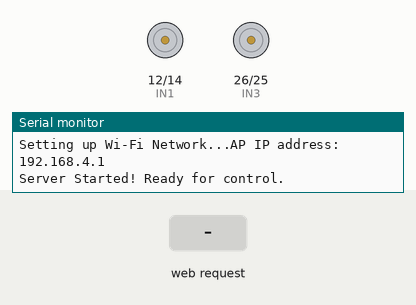
The sketch below on a simulated ESP32. Shown: motor-driver pin pairs drawn as motors (green arrow = first pin HIGH = forward, orange = second pin HIGH = backward, longer = more drive, scaled by the enable pin), the last lines printed to the serial monitor. The test bench sets the inputs (shaded band).

Above: at 1.2 s.
1.3 s: HTTP request GET /F received
At 2.4 s:
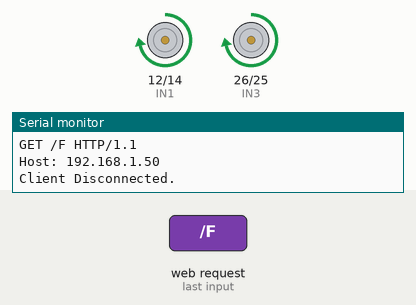
2.8 s: HTTP request GET /B received
At 3.6 s:
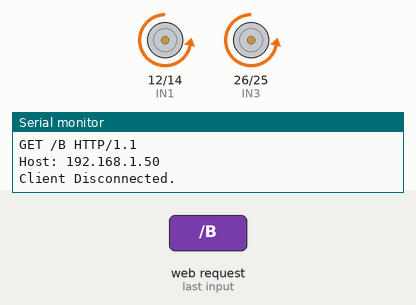
4.3 s: HTTP request GET /L received
At 4.7 s:
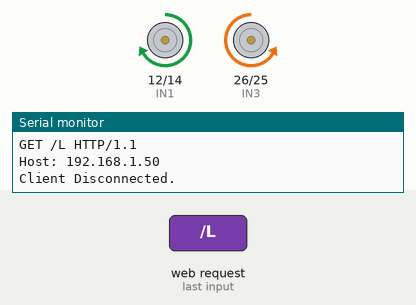
5.8 s: HTTP request GET /R received
At 7.1 s:
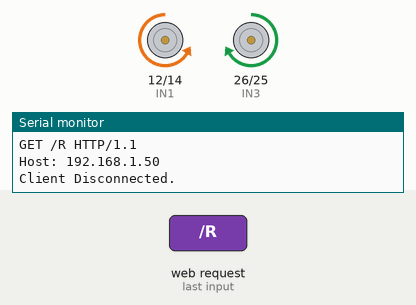
Timing chart, 0 to 8.3 s (numbered marks = the images above; inputs shaded):
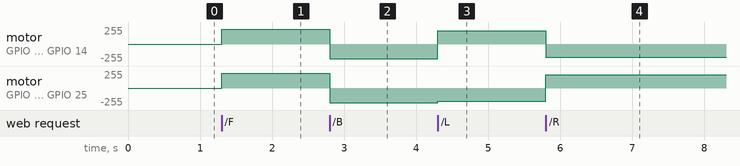

The sketch:

sketch_jun1a_copy_20260901193707.ino
```cpp
#include <WiFi.h>

const int ENA = 4;
const int IN1 = 12;
const int IN2 = 14;

const int ENB = 5;
const int IN3 = 26;
const int IN4 = 25;

WiFiServer server(80);

void setup() {
  Serial.begin(115200);

  pinMode(ENA, OUTPUT); pinMode(IN1, OUTPUT); pinMode(IN2, OUTPUT);
  pinMode(ENB, OUTPUT); pinMode(IN3, OUTPUT); pinMode(IN4, OUTPUT);

  stopRobot();

  Serial.print("Setting up Wi-Fi Network...");
  WiFi.softAP("Hager_Robot", "12345678");

  IPAddress IP = WiFi.softAPIP();
  Serial.print("AP IP address: ");
  Serial.println(IP);

  server.begin();
  Serial.println("Server Started! Ready for control.");
}

void loop() {
  WiFiClient client = server.available();

  if (client) {
    Serial.println("New Client Connected.");
    String currentLine = "";
    while (client.connected()) {
      if (client.available()) {
        char c = client.read();
        Serial.write(c);
        if (c == '\n') {
          if (currentLine.length() == 0) {
            client.println("HTTP/1.1 200 OK");
            client.println("Content-type:text/html");
            client.println();

            client.print("<head><meta name=\"viewport\" content=\"width=device-width, initial-scale=1.0\"></head>");
            client.print("<body style=\"text-align:center; font-family:Arial; background-color:#f0f0f0;\">");
            client.print("<h1 style=\"color:#333;\">Hager Robot Control</h1><br>");

            client.print("<a href=\"/F\"><button style=\"width:140px; height:60px; font-size:20px; margin:10px; border-radius:10px; background-color:#4CAF50; color:white;\">&#x25B2; FORWARD</button></a><br>");
            client.print("<a href=\"/L\"><button style=\"width:110px; height:60px; font-size:20px; margin:10px; border-radius:10px; background-color:#2196F3; color:white;\">&#x25C0; LEFT</button></a>");
            client.print("<a href=\"/S\"><button style=\"width:110px; height:60px; font-size:20px; margin:10px; border-radius:10px; background-color:#f44336; color:white; font-weight:bold;\">STOP</button></a>");
            client.print("<a href=\"/R\"><button style=\"width:110px; height:60px; font-size:20px; margin:10px; border-radius:10px; background-color:#2196F3; color:white;\">RIGHT &#x25B6;</button></a><br>");
            client.print("<a href=\"/B\"><button style=\"width:140px; height:60px; font-size:20px; margin:10px; border-radius:10px; background-color:#4CAF50; color:white;\">&#x25BC; BACKWARD</button></a>");

            client.print("</body></html>");
            client.println();
            break;
          } else {
            currentLine = "";
          }
        } else if (c != '\r') {
          currentLine += c;
        }

        if (currentLine.endsWith("GET /F")) { moveForward(); }
        if (currentLine.endsWith("GET /B")) { moveBackward(); }
        if (currentLine.endsWith("GET /L")) { turnLeft(); }
        if (currentLine.endsWith("GET /R")) { turnRight(); }
        if (currentLine.endsWith("GET /S")) { stopRobot(); }
      }
    }
    client.stop();
    Serial.println("Client Disconnected.");
  }
}

void moveForward() {
  digitalWrite(IN1, HIGH); digitalWrite(IN2, LOW); analogWrite(ENA, 220);
  digitalWrite(IN3, HIGH); digitalWrite(IN4, LOW); analogWrite(ENB, 220);
}

void moveBackward() {
  digitalWrite(IN1, LOW); digitalWrite(IN2, HIGH); analogWrite(ENA, 220);
  digitalWrite(IN3, LOW); digitalWrite(IN4, HIGH); analogWrite(ENB, 220);
}

void turnLeft() {
  digitalWrite(IN1, HIGH); digitalWrite(IN2, LOW); analogWrite(ENA, 200);
  digitalWrite(IN3, LOW);  digitalWrite(IN4, HIGH); analogWrite(ENB, 200);
}

void turnRight() {
  digitalWrite(IN1, LOW);  digitalWrite(IN2, HIGH); analogWrite(ENA, 200);
  digitalWrite(IN3, HIGH); digitalWrite(IN4, LOW); analogWrite(ENB, 200);
}

void stopRobot() {
  analogWrite(ENA, 0); analogWrite(ENB, 0);
  digitalWrite(IN1, LOW); digitalWrite(IN2, LOW);
  digitalWrite(IN3, LOW); digitalWrite(IN4, LOW);
}
```

Measured:
- after the input at 1.3 s, motor on GPIO 12 (IN1) / GPIO 14 (IN2), motor on GPIO 26 (IN3) / GPIO 25 (IN4): stopped → forward 220/255 at once
- after the input at 2.8 s, motor on GPIO 12 (IN1) / GPIO 14 (IN2), motor on GPIO 26 (IN3) / GPIO 25 (IN4): forward 220/255 → backward 220/255 at once
- after the input at 4.3 s, motor on GPIO 12 (IN1) / GPIO 14 (IN2): backward 220/255 → forward 200/255 at once; motor on GPIO 26 (IN3) / GPIO 25 (IN4): backward 220/255 → backward 200/255 at once
- after the input at 5.8 s, motor on GPIO 12 (IN1) / GPIO 14 (IN2): forward 200/255 → backward 200/255 at once; motor on GPIO 26 (IN3) / GPIO 25 (IN4): backward 200/255 → forward 200/255 at once
